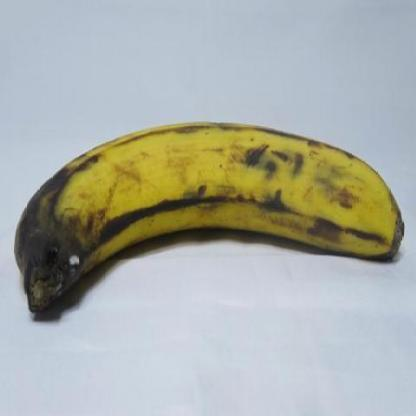
#> input picture DATASETKNN/overripe/musa-acuminata-mold-e1ae5b43-1d0a-11ec-80fd-d8c4975e38aa_jpg.rf.e3757cdfe9a0f7a6a659b6e6858e3a2a.jpg, 416 x 416 px, found by its file name; its folder holds only this picture in this run
$ jupyter execute --allow-errors KNNSklearn.ipynb
#> lines starting #> are read from the running program, lines starting #| are printed output that depends on the picture
## Kode KNN pakai sklearn/skicit

[cell 1]
import os
import cv2
import numpy as np
from sklearn.model_selection import train_test_split
from sklearn.neighbors import KNeighborsClassifier
from sklearn.metrics import classification_report, accuracy_score

# Path ke dataset
dataset_path = r'd:\\Documents\\2025\\SEM 4\\AI\\VS\\KlasifikasiPisangKNN\\DATASETKNN'

# Path ke folder hasil
output_path = r'd:\\Documents\\2025\\SEM 4\\AI\\VS\\KlasifikasiPisangKNN\\Code\\Sklearn\\ProcessedResults'
os.makedirs(output_path, exist_ok=True)

# Label folder
labels = ['overripe', 'ripe', 'rotten', 'unripe']

# Fungsi untuk memuat dataset
def load_dataset(dataset_path, labels):
    data = []
    target = []
    file_paths = []  # Simpan path file untuk menyimpan hasil nanti
    for label in labels:
        folder_path = os.path.join(dataset_path, label)
        for file_name in os.listdir(folder_path):
            file_path = os.path.join(folder_path, file_name)
            # Baca gambar dan ubah ukurannya
            image = cv2.imread(file_path)
#> image is the input picture: shape (416, 416, 3); mean B, G, R 167.4, 174.8, 170.6
            if image is not None:
                image = cv2.resize(image, (64, 64))  # Resize ke 64x64
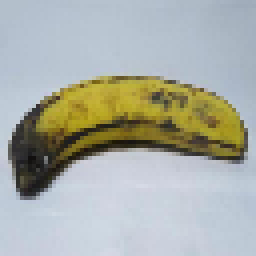
#> image: shape (64, 64, 3) (shown 4 times larger); mean B, G, R 167.4, 174.7, 170.5
                image = cv2.cvtColor(image, cv2.COLOR_BGR2GRAY)  # Ubah ke grayscale
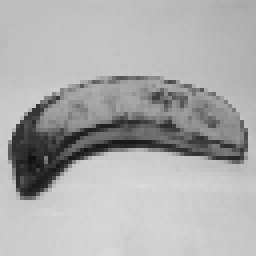
#> image: shape (64, 64) (shown 4 times larger); min 16, max 218, mean 172.7
                data.append(image.flatten())  # Flatten gambar
                target.append(labels.index(label))  # Gunakan indeks label sebagai target
                file_paths.append(file_path)  # Simpan path file
#> pass 2 of the loop in load_dataset, `for label in labels:`:
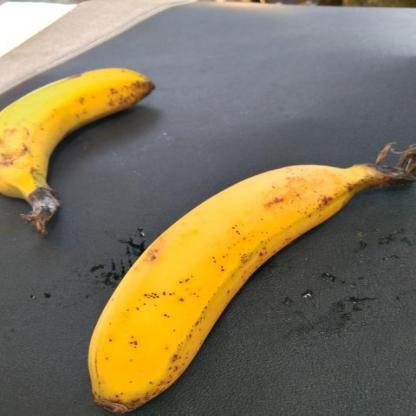
#> input picture DATASETKNN/ripe/musa-acuminata-banana-ae9575ab-394a-11ec-9a17-d8c4975e38aa_jpg.rf.0cc930911359340597a4bbf4f42d7db6.jpg, 416 x 416 px, found by its file name
#> in load_dataset, image is the input picture: shape (416, 416, 3); mean B, G, R 89.8, 117.8, 129.4
#> in load_dataset, `image = cv2.resize(image, (64, 64))`:
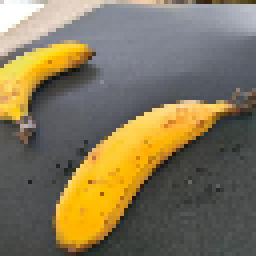
#> image: shape (64, 64, 3) (shown 4 times larger); mean B, G, R 90, 117.8, 129.5
#> in load_dataset, `image = cv2.cvtColor(image, cv2.COLOR_BGR2GRAY)`:
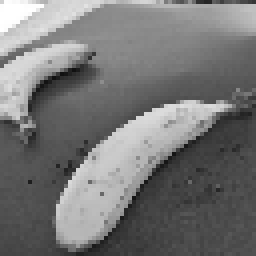
#> image: shape (64, 64) (shown 4 times larger); min 17, max 255, mean 118.1
    return np.array(data), np.array(target), file_paths

# Muat dataset
print("Memuat dataset...")
#> (the rest of this cell did not finish here and is left out)
